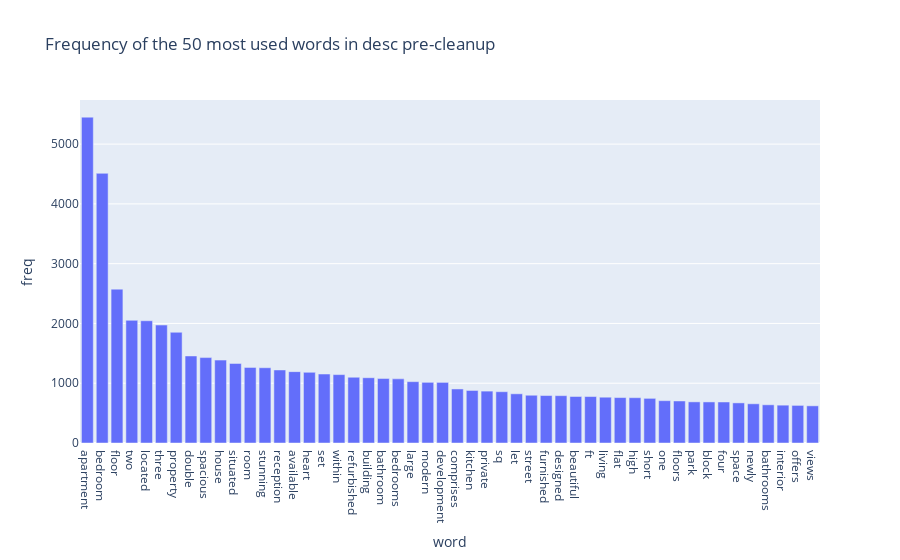

Notebook cell for this chart:
### Code cell
fig = px.bar(count_df[0:50], 
             x='word', 
             y='freq',
            title='Frequency of the 50 most used words in desc pre-cleanup')
fig.show()

### Figure 1 — Plotly figure (JSON) as saved in the notebook; plotly's stock layout.template omitted (floating-point values rounded to 4 significant figures)
{"data": [{"alignmentgroup": "True", "hovertemplate": "word=%{x}<br>freq=%{y}<extra></extra>", "legendgroup": "", "marker": {"color": "#636efa"}, "name": "", "offsetgroup": "", "orientation": "v", "showlegend": false, "textposition": "auto", "type": "bar", "x": ["apartment", "bedroom", "floor", "two", "located", "three", "property", "double", "spacious", "house", "situated", "room", "stunning", "reception", "available", "heart", "set", "within", "refurbished", "building", "bathroom", "bedrooms", "large", "modern", "development", "comprises", "kitchen", "private", "sq", "let", "street", "furnished", "designed", "beautiful", "ft", "living", "flat", "high", "short", "one", "floors", "park", "block", "four", "space", "newly", "bathrooms", "interior", "offers", "views"], "xaxis": "x", "y": [5451, 4511, 2574, 2052, 2045, 1973, 1852, 1456, 1429, 1387, 1331, 1265, 1259, 1222, 1194, 1182, 1154, 1144, 1100, 1092, 1078, 1073, 1026, 1015, 1014, 904, 879, 868, 858, 823, 799, 794, 792, 778, 777, 766, 760, 758, 747, 708, 703, 688, 687, 686, 671, 656, 639, 633, 629, 622], "yaxis": "y"}], "layout": {"barmode": "relative", "legend": {"tracegroupgap": 0}, "title": {"text": "Frequency of the 50 most used words in desc pre-cleanup"}, "xaxis": {"anchor": "y", "domain": [0, 1], "title": {"text": "word"}}, "yaxis": {"anchor": "x", "domain": [0, 1], "title": {"text": "freq"}}}}
